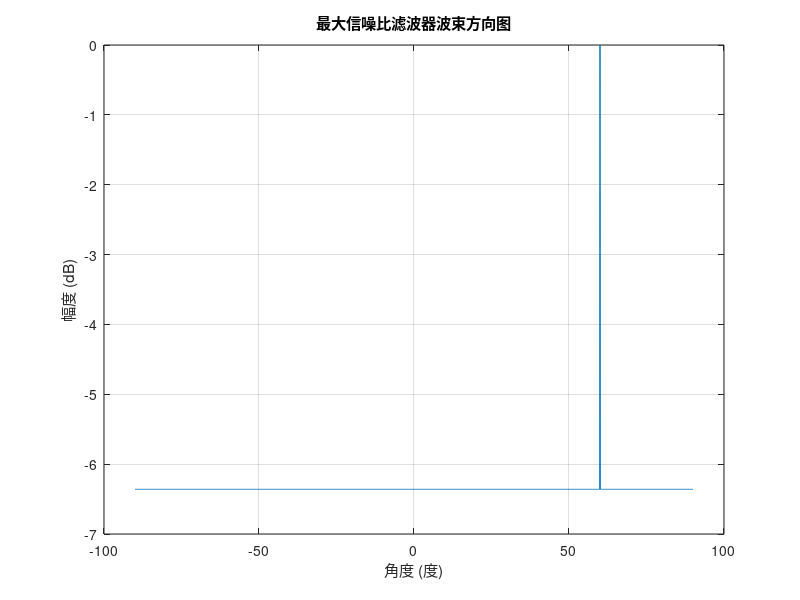

MATLAB code to generate this figure: (Note: this script raises an error after producing the figure.)
%MATLAB实现：最大信噪比滤波器的波束方向图。具有十个传感器的等间距线性阵列，
%阵元间距d=8cm，噪声信号来自一个单位幅度、频率为2khz的点窄带源，
% 该噪声源位于远场，以60°的入射角传播到阵列

% 清空工作区、关闭所有图形窗口、清空命令窗口
clear;
close all;
clc;

% 定义参数
c = 1500; % 声速，单位 m/s
f = 2000; % 频率，单位 Hz
lambda = c / f; % 波长，单位 m
d = 0.08; % 阵元间距，单位 m
N = 10; % 阵元数量
theta_noise = 60; % 噪声源入射角，单位 度
theta_noise_rad = deg2rad(theta_noise); % 转换为弧度
theta = -90:0.1:90; % 扫描角度范围，单位 度
theta_rad = deg2rad(theta); % 转换为弧度

% 生成噪声导向矢量
a_noise = exp(1j * 2 * pi * (0:N-1)' * (d / lambda) * sin(theta_noise_rad));

% 计算噪声协方差矩阵
R_n = a_noise * a_noise';

% 计算噪声协方差矩阵的逆
R_n_inv = inv(R_n);

% 计算波束方向图
beam_pattern = zeros(size(theta));
for i = 1:length(theta)
    % 生成信号导向矢量
    a_signal = exp(1j * 2 * pi * (0:N-1)' * (d / lambda) * sin(theta_rad(i)));
    
    % 计算最大信噪比滤波器权重
    w = R_n_inv * a_signal / (a_signal' * R_n_inv * a_signal);
    
    % 计算波束响应
    beam_pattern(i) = abs(w' * a_signal);
end

% 归一化波束方向图
beam_pattern = beam_pattern / max(beam_pattern);

% 笛卡尔坐标系下绘制波束方向图
figure;
plot(theta, 20 * log10(beam_pattern));
title('最大信噪比滤波器波束方向图');
xlabel('角度 (度)');
ylabel('幅度 (dB)');
grid on;

% 极坐标系下绘制波束方向图
figure;
polarplot(theta_rad, beam_pattern);
title('最大信噪比滤波器波束方向图');
